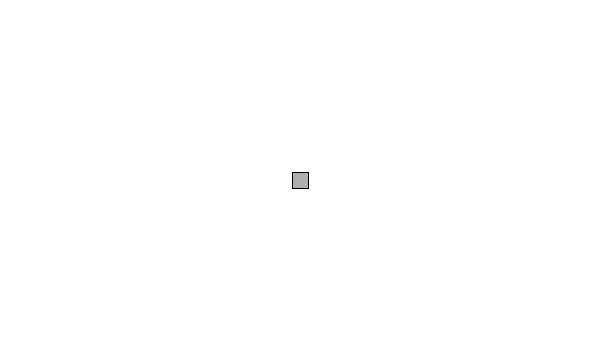
Frame 1 (no input)
Frame 60 (the mouse pressed at the canvas centre just before this capture): identical to frame 1, image omitted
Frame 120 (the mouse held since frame 60 and released just before this capture): identical to frame 1, image omitted

The Processing sketch that drew this single still picture (run headless with seeded random() and noise(); from frame 60 on, the mouse is pressed at the canvas centre):

// Processing sketch: sketch_3_3_RunnerWithAngle
// ── sketch_3_3_RunnerWithAngle.pde
class Mover{
 
  PVector location;
  PVector velocity;
  PVector acceleration;
  float topspeed;
  
  float angle;
  
  
  Mover(){
   
    location = new PVector(width/2,height/2);
    velocity = new PVector(0,0);
    acceleration = new PVector(0,0);
    topspeed = 5;
    
    angle = 0;
  }
  
  void update(){
    velocity.add(acceleration);
    velocity.limit(topspeed);
   location.add(velocity); 
   velocity.mult(0.99);

  }
  
  void display(){
   stroke(0);
   fill(175);
   angle = velocity.heading();
   rectMode(CENTER);
   pushMatrix();   
   translate(location.x,location.y);
   rotate(angle);
   rect(0,0,16,16);
   
   popMatrix();
  }
  
  void checkEdges(){
   if (location.x > width){
     location.x = 0;
   }
   else if(location.x < 0){
     location.x = width;
   }
   
   if (location.y > height){
     location.y = 0;
   }
   else if(location.y < 0){
     location.y = height;
   }
  }
}




Mover mover;

void setup(){
  size(600,360);
  mover = new Mover();

}


void draw(){
 
  background(255);
  mover.update();
  mover.checkEdges();
  mover.display();
  println(mover.velocity.mag()+" "+mover.acceleration.mag());
}



void keyPressed() {
  if (key == CODED) {
    if (keyCode == UP) {
        mover.acceleration.add(new PVector(0,-0.01));
    } else if (keyCode == DOWN) {
      mover.acceleration.add(new PVector(0,0.01));

    } 
     else if (keyCode == LEFT) {
      mover.acceleration.add(new PVector(-0.01,0));

    } 
     else if (keyCode == RIGHT) {
      mover.acceleration.add(new PVector(0.01,0));

    } 
  } 
}

void keyReleased(){
 mover.acceleration.mult(0); 

}
